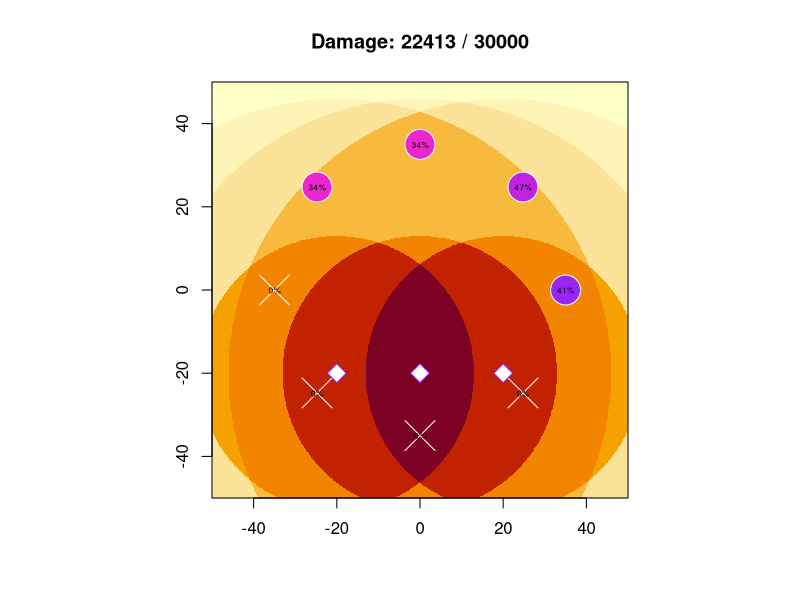

Here is the R script that generated this plot:
# display settings
# default energy by resonator level
res.defaultenergy <- c(1000, 1500, 2000, 2500, 3000, 4000, 5000, 6000)
# resonator colours, by level (stolen from IPAS)
res.colors = c("#fece5a", "#ffa630", "#ff7315", "#e40000", "#fd2992", "#eb26cd", "#c124e0", "#9627f4")
# radius of the map to show (max portal radius is 40m but you can expand for prettier charts that render slower)
map.radius = 50
# how fine the detail is on the heatmap (1 = 1m, 0.1 = 10cm)
map.resolution = 0.1
# show the heatmap background?  this is the slowest part of the rendering process
map.showheatmap = T

# input data (resonators, bursters, etc)

# ALL L1, 35m distance
# level, 1-8, use NA for missing res
#res.level <- rep(1, 8)
# distance from portal center, in meters.  Ingress lets you place up to 40m away, usually about 35 at best though.
#res.distance <- rep(35, 8)

# LAZY LOADING, 1xL8 PLAYER, 35M DIST
res.level <- c(8,7,6,6,5,5,4,4)
res.distance <- rep(35, 8)

# HIGHEST RES PLACED ADJACENT TO LOWEST NEIGHBORS, 1xL8, 35m
#res.level <- c(8,4,6,5,7,5,6,4)
#res.distance <- rep(35, 8)

# STREET PORTAL STRATEGY, traffic from the west
#res.level <- c(5,4,4,5,6,7,8,6)
#res.distance <- c(35, 35, 35, 35, 35, 5, 1, 5)

# remaining energy (initialise to 100%)
#you probaby don't want to touch this unless initialising a previously attacked portal
res.energy <- res.defaultenergy[res.level]

# BURSTERS
# 7,6,5 travelling west-to-east
#bursters.levels = c(7,6,5)
#bursters.x = c(-40, -20,  0)
#bursters.y = c(-5,   -5, -5)

# 8s in the center (the last param in rep is the number of bursters, e.g. 3)
#bursters.levels = rep(8, 3)
#bursters.x = rep(0, 3)
#bursters.y = rep(0, 3)

# burster placement that matches the lazy loading res arrangement (i.e. an 8 burster at 35m E, 7 at 35m NE, etc)
#bursters.levels = c(8,7,6,6,5,5,4,4)
#bursters.x = c(35, 25, 0,  -25, -35, -25, 0,   25)
#bursters.y = c(0,  25, 35, 25,  0,   -25, -35, -25)

# 3x8s over the eastern side (looks kinda nice, good for demoing ;)
#bursters.levels = c(8,8,8)
#bursters.x = c(15, 20, 25)
#bursters.y = c(15, 20, 15)


# 4x8s over the eastern side
# this seems to be a decent strategy against lazy loading
#bursters.levels = c(8,8,8,8)
#bursters.x = c(15, 20, 25, 20)
#bursters.y = c(15, 20, 15, 10)

# drive-by, travelling west-to-east (3xL8)
bursters.levels = c(8,8,8)
bursters.x = c(-20, 0, 20)
bursters.y = c(-20, -20, -20)

# no bursters, just show the resonators
#bursters.levels = c()
#bursters.x = c()
#bursters.y = c()


bursters.col = res.colors[bursters.levels]

# polar -> cartesian conversion functions
res.getx = function (distance, index) {
  # angle is in radians, index 0 = EAST, rotating CCW
  angle = (index - 1) * pi / 4
  cos(angle) * distance
}
res.gety = function (distance, index) {
  # angle is in radians, index 0 = EAST, rotating CCW
  angle = (index - 1) * pi / 4
  sin(angle) * distance
}


burster.max_range = c(42, 48, 58, 72, 90, 112, 138, 168)
burster.gr_steps = c(8, 9, 11, 14, 18, 22, 27, 33)
burster.base_damage = c(136, 224, 408, 630, 855, 1072, 1350, 1755)
# (x,y): co-ordinate for which to calculate damage
# bl: level of burster being fired
# (bx,by): co-ordinate of burster being fired
graphracer <- function (x,y,bl,bx,by) {
  dist = sqrt((bx-x)^2 + (by-y)^2)
  if (dist > burster.max_range[bl])
    0
  else {
    step = burster.gr_steps[bl]
    circle = floor(dist / step)
    dmg = burster.base_damage[bl] / (2 ^ circle)
    dmg = max(c(0, dmg))
    round(dmg)
  }
}

damage_func = graphracer

# plot the background; burster damage
par(pty="s") # keep the aspect ratio square

# matrix & picture of burster damage
matrix_size = map.radius * 1/map.resolution
# 800x800 matrix for -40.0 to +40.0 w/0.1 increment steps
dmg_matrix <- matrix(0, 2 * matrix_size, 2 * matrix_size)
res.symbols = rep(21, 8)
res.energypct = rep("100%", 8)
total_dmg = 0
if (length(bursters.levels > 0)) {
  for (i in 1:length(bursters.levels)) {
    if (map.showheatmap) {
      for (x in -matrix_size:matrix_size) {
        for (y in -matrix_size:matrix_size) {
          dx = x * map.resolution
          dy = y * map.resolution
          dmg_matrix[x+matrix_size,y+matrix_size] = dmg_matrix[x+matrix_size,y+matrix_size] + 
            damage_func(dx,dy, bursters.levels[i], bursters.x[i],bursters.y[i])
        }
      }
      image(dmg_matrix, frame.plot=F, axes=F)
      par(new=T) # persist previous image & d
    }
    else {
      # just calculate damage at each of the resonators
      for (r in 1:8) {
        x = round(res.getx(res.distance[r], r) / map.resolution)
        y = round(res.gety(res.distance[r], r) / map.resolution)
        dx = x * map.resolution
        dy = y * map.resolution
        dmg_matrix[x+matrix_size,y+matrix_size] = dmg_matrix[x+matrix_size,y+matrix_size] + 
            damage_func(dx,dy, bursters.levels[i], bursters.x[i],bursters.y[i])
      }
    }
  }
  
  # calculate damage on the resonators
  for (i in 1:8) {
    if (!is.na(res.level[i])) {
      x = res.getx(res.distance[i], i)
      y = res.gety(res.distance[i], i)
      dmg = dmg_matrix[round(x/map.resolution)+matrix_size,round(y/map.resolution)+matrix_size]
      # capping damage at the resonator's energy level
      dmg = min(dmg, res.energy[i])
      # update resonator energy level
      new_energy = res.energy[i] - dmg
      res.energypct[i] = paste(round((new_energy / res.energy[i]) * 100), "%", sep="")
      res.energy[i] = new_energy
      if (res.energy[i] == 0)
        res.symbols[i] = 4
      
      total_dmg = total_dmg + dmg
    }
  }
}

# plot the resonators
#plot(-40:40,-40:40,type="n",xaxs="i",yaxs="i") # draw an empty plot so we can get gridlines behind data points
#axis(1, pos=0, col="#aaaaaa", col.axis="#aaaaaa")
#axis(2, pos=0, las=2, col="#aaaaaa", col.axis="#aaaaaa")
#par(new=T)
plot(diag(sapply(res.distance, res.getx, 1:8)), diag(sapply(res.distance, res.gety, 1:8)), 
     ylim=c(-map.radius, map.radius), xlim=c(-map.radius, map.radius), xlab="", ylab="", xaxs="i", yaxs="i",
     bg=res.colors[res.level], pch=res.symbols, cex=4, col="#ffffff")

# plot the bursters
points(bursters.x, bursters.y, pch=23, cex=2, col=bursters.col, bg=0)

# plot res %
if (length(bursters.levels) > 0) {
  text(diag(sapply(res.distance, res.getx, 1:8)), diag(sapply(res.distance, res.gety, 1:8)),
       res.energypct, cex=0.5)
  title(main=paste("Damage:", total_dmg, "/", (total_dmg+sum(res.energy))))
}
